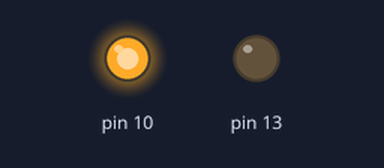
Bench run of a sketch on a simulated Arduino Uno, built with avr-gcc and run on an emulated ATmega328P. Shown: output pins drawn as LEDs (lit = HIGH).

Above: at 0.7 s.
At 5.2 s:
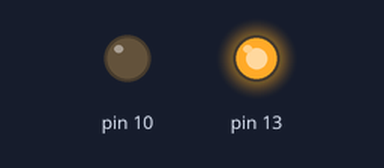
Timing chart, 0 to 6.9 s (numbered marks = the images above):
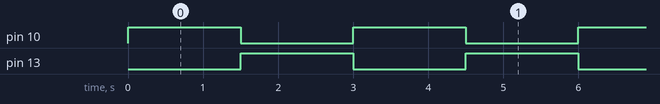

Measured:
- by itself, pin 10, pin 13: alternates HIGH for 1.5 s and LOW for 1.5 s

The sketch:

AssignmentOne.ino
```cpp
void setup() {
  // pin 10 & 13 als output gezet voor de leds
  pinMode(10, OUTPUT);
  pinMode(13, OUTPUT);
}

void loop() {
  // methodes roepen met pauzes ertussen
  tenOn();
  delay(1500);
  thirteenOn();
  delay(1500);
}

// methodes voor lamp 1 aan/ uit en 2 uit/aan
void tenOn(){
  digitalWrite(10, HIGH);
  digitalWrite(13, LOW);
}

void thirteenOn(){
    digitalWrite(10, LOW);
    digitalWrite(13, HIGH);
}
```
